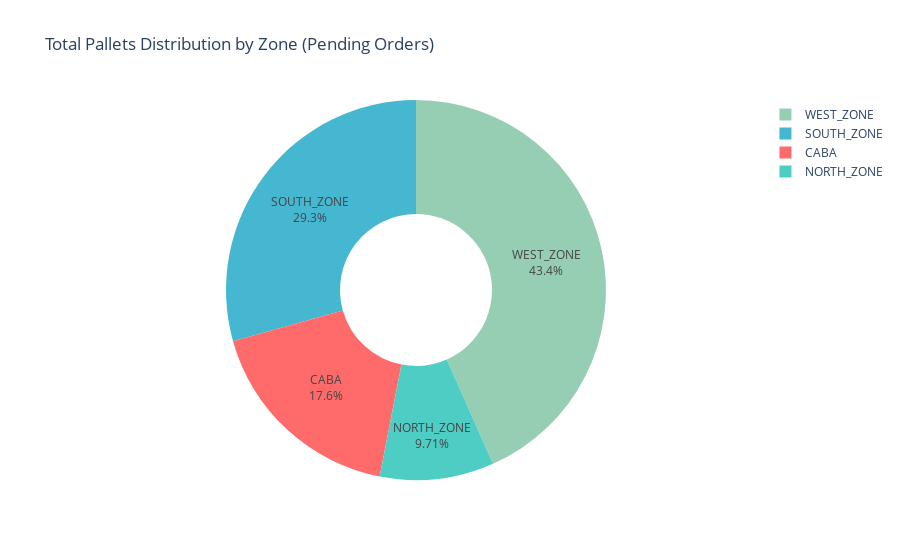

Notebook cell for this chart:
### Code cell
# Chart 2: Pallets Distribution by Zone
fig = px.pie(
    orders_by_zone,
    values="total_pallets",
    names="zone",
    color="zone",
    color_discrete_map=zone_color_map,
    title="Total Pallets Distribution by Zone (Pending Orders)",
    hole=0.4
)
fig.update_traces(textposition="inside", textinfo="percent+label")
fig.show()

### Figure 1 — Plotly figure (JSON) as saved in the notebook; plotly's stock layout.template omitted (floating-point values rounded to 4 significant figures)
{"data": [{"customdata": [["CABA"], ["NORTH_ZONE"], ["SOUTH_ZONE"], ["WEST_ZONE"]], "domain": {"x": [0, 1], "y": [0, 1]}, "hole": 0.4, "hovertemplate": "zone=%{customdata[0]}<br>total_pallets=%{value}<extra></extra>", "labels": ["CABA", "NORTH_ZONE", "SOUTH_ZONE", "WEST_ZONE"], "legendgroup": "", "marker": {"colors": ["#FF6B6B", "#4ECDC4", "#45B7D1", "#96CEB4"]}, "name": "", "showlegend": true, "textinfo": "percent+label", "textposition": "inside", "type": "pie", "values": [17.57, 9.69, 29.29, 43.29]}], "layout": {"legend": {"tracegroupgap": 0}, "title": {"text": "Total Pallets Distribution by Zone (Pending Orders)"}}}
